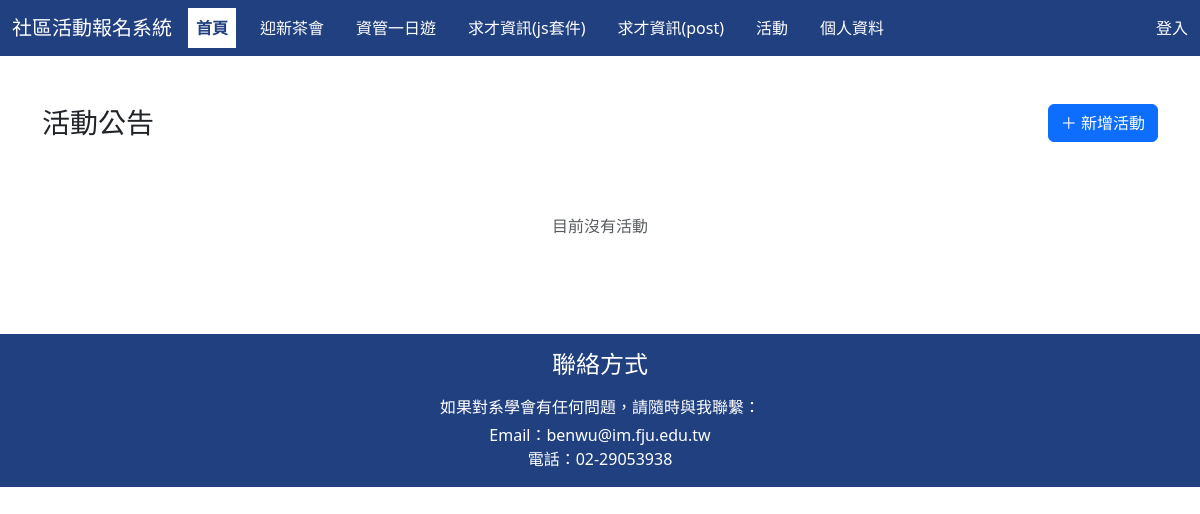
The app's page /, older data.
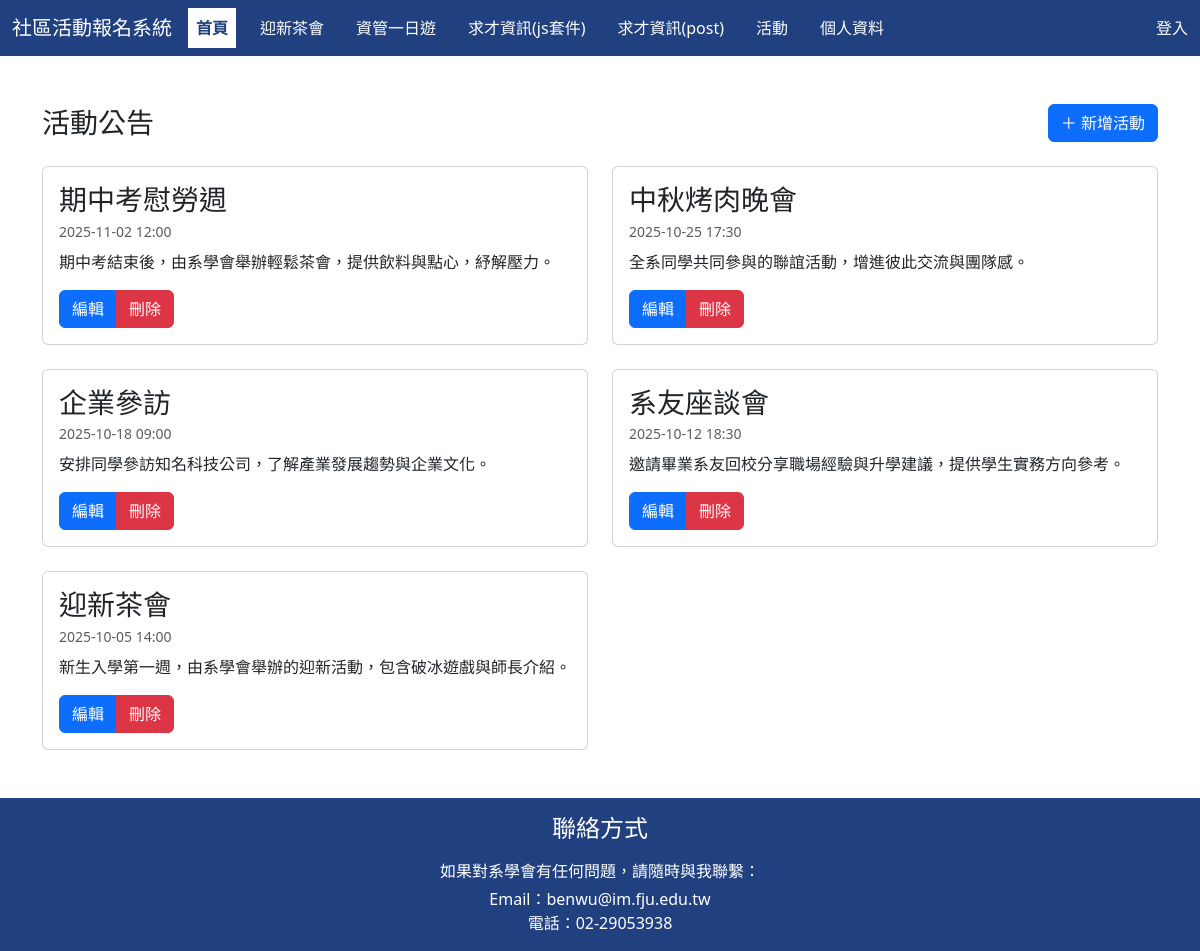
The same page, newer data.
### tables this page shows
CREATE TABLE `activity` (
  `id` int(11) NOT NULL,
  `title` varchar(100) NOT NULL,
  `description` text NOT NULL,
  `pdate` datetime NOT NULL DEFAULT CURRENT_TIMESTAMP
);

### index.php (the view, shortened to what this page needs)
<?php include("header.php"); ?>
<?php require_once "db.php"; ?>
<div class="container my-5">
  <div class="d-flex justify-content-between align-items-center mb-4">
    <h3 class="m-0">活動公告</h3>
    <a href="index-insert.php" class="btn btn-primary">＋ 新增活動</a>
  </div>
  <?php
  $sql = "SELECT id, title, description, pdate FROM activity ORDER BY pdate DESC, id DESC";
  $res = mysqli_query($conn, $sql);
  ?>
  <div class="row g-4">
    <?php if ($res && mysqli_num_rows($res) > 0): ?>
      <?php while ($row = mysqli_fetch_assoc($res)): ?>
        <div class="col-md-6">
          <div class="card h-100 bg-white text-dark">
            <div class="card-body d-flex flex-column">
              <h3 class="card-title mb-1"><?= htmlspecialchars($row['title']) ?></h3>
              <div class="text-muted small mb-2">
                <?= htmlspecialchars(date('Y-m-d H:i', strtotime($row['pdate']))) ?>
              </div>
              <p class="card-text">
                <?= nl2br(htmlspecialchars($row['description'])) ?>
              </p>
              <div class="mt-auto d-flex justify-content-between align-items-center">
                <div class="btn-group">
                  <a href="index-update.php?id=<?= (int)$row['id'] ?>" class="btn btn-primary">編輯</a>
                  <a href="index-delete.php?id=<?= (int)$row['id'] ?>"class="btn btn-danger">刪除</a>
                </div>
              </div>
            </div>
          </div>
        </div>
      <?php endwhile; ?>
    <?php else: ?>
      <div class="col-12">
        <div class="text-center text-muted py-5">目前沒有活動</div>
      </div>
    <?php endif; ?>
  </div>
</div>
<?php include("footer.php"); ?>

Row changes from the older to the newer data that the page shows:
added activity: title "期中考慰勞週", pdate "2025-11-02 12:00", description "期中考結束後，由系學會舉辦輕鬆茶會，提供飲料與點心，紓解壓力。"
added activity: title "中秋烤肉晚會", pdate "2025-10-25 17:30", description "全系同學共同參與的聯誼活動，增進彼此交流與團隊感。"
added activity: title "企業參訪", pdate "2025-10-18 09:00", description "安排同學參訪知名科技公司，了解產業發展趨勢與企業文化。"
added activity: title "系友座談會", pdate "2025-10-12 18:30", description "邀請畢業系友回校分享職場經驗與升學建議，提供學生實務方向參考。"
added activity: title "迎新茶會", pdate "2025-10-05 14:00", description "新生入學第一週，由系學會舉辦的迎新活動，包含破冰遊戲與師長介紹。"
Text that changed along with them:
text no longer shown: "目前沒有活動"
